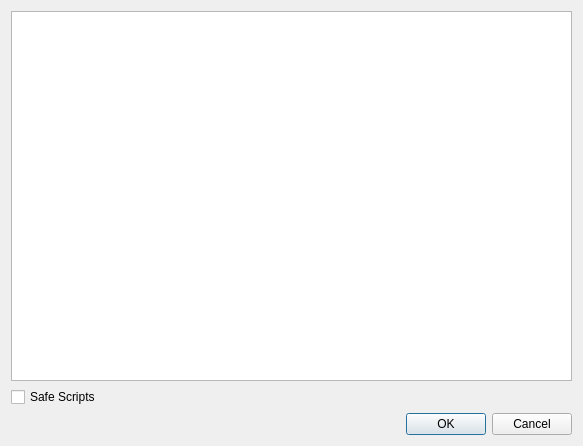
<?xml version="1.0" encoding="UTF-8"?>
<ui version="4.0">
 <class>ScriptWindow</class>
 <widget class="QDialog" name="ScriptWindow">
  <property name="geometry">
   <rect>
    <x>0</x>
    <y>0</y>
    <width>583</width>
    <height>446</height>
   </rect>
  </property>
  <property name="windowTitle">
   <string>Script Window</string>
  </property>
  <layout class="QVBoxLayout" name="verticalLayout">
   <item>
    <widget class="QPlainTextEdit" name="scripts">
     <property name="styleSheet">
      <string notr="true">font: 10pt &quot;Monospace&quot;;</string>
     </property>
     <property name="lineWrapMode">
      <enum>QPlainTextEdit::NoWrap</enum>
     </property>
     <property name="plainText">
      <string/>
     </property>
     <property name="tabStopWidth">
      <number>25</number>
     </property>
    </widget>
   </item>
   <item>
    <widget class="QCheckBox" name="checkBox">
     <property name="text">
      <string>Safe Scripts</string>
     </property>
     <property name="tristate">
      <bool>false</bool>
     </property>
    </widget>
   </item>
   <item>
    <widget class="QDialogButtonBox" name="buttonBox">
     <property name="orientation">
      <enum>Qt::Horizontal</enum>
     </property>
     <property name="standardButtons">
      <set>QDialogButtonBox::Cancel|QDialogButtonBox::Ok</set>
     </property>
    </widget>
   </item>
  </layout>
 </widget>
 <tabstops>
  <tabstop>scripts</tabstop>
  <tabstop>checkBox</tabstop>
  <tabstop>buttonBox</tabstop>
 </tabstops>
 <resources/>
 <connections>
  <connection>
   <sender>buttonBox</sender>
   <signal>accepted()</signal>
   <receiver>ScriptWindow</receiver>
   <slot>accept()</slot>
   <hints>
    <hint type="sourcelabel">
     <x>248</x>
     <y>254</y>
    </hint>
    <hint type="destinationlabel">
     <x>157</x>
     <y>274</y>
    </hint>
   </hints>
  </connection>
  <connection>
   <sender>buttonBox</sender>
   <signal>rejected()</signal>
   <receiver>ScriptWindow</receiver>
   <slot>reject()</slot>
   <hints>
    <hint type="sourcelabel">
     <x>291</x>
     <y>425</y>
    </hint>
    <hint type="destinationlabel">
     <x>291</x>
     <y>222</y>
    </hint>
   </hints>
  </connection>
 </connections>
</ui>
